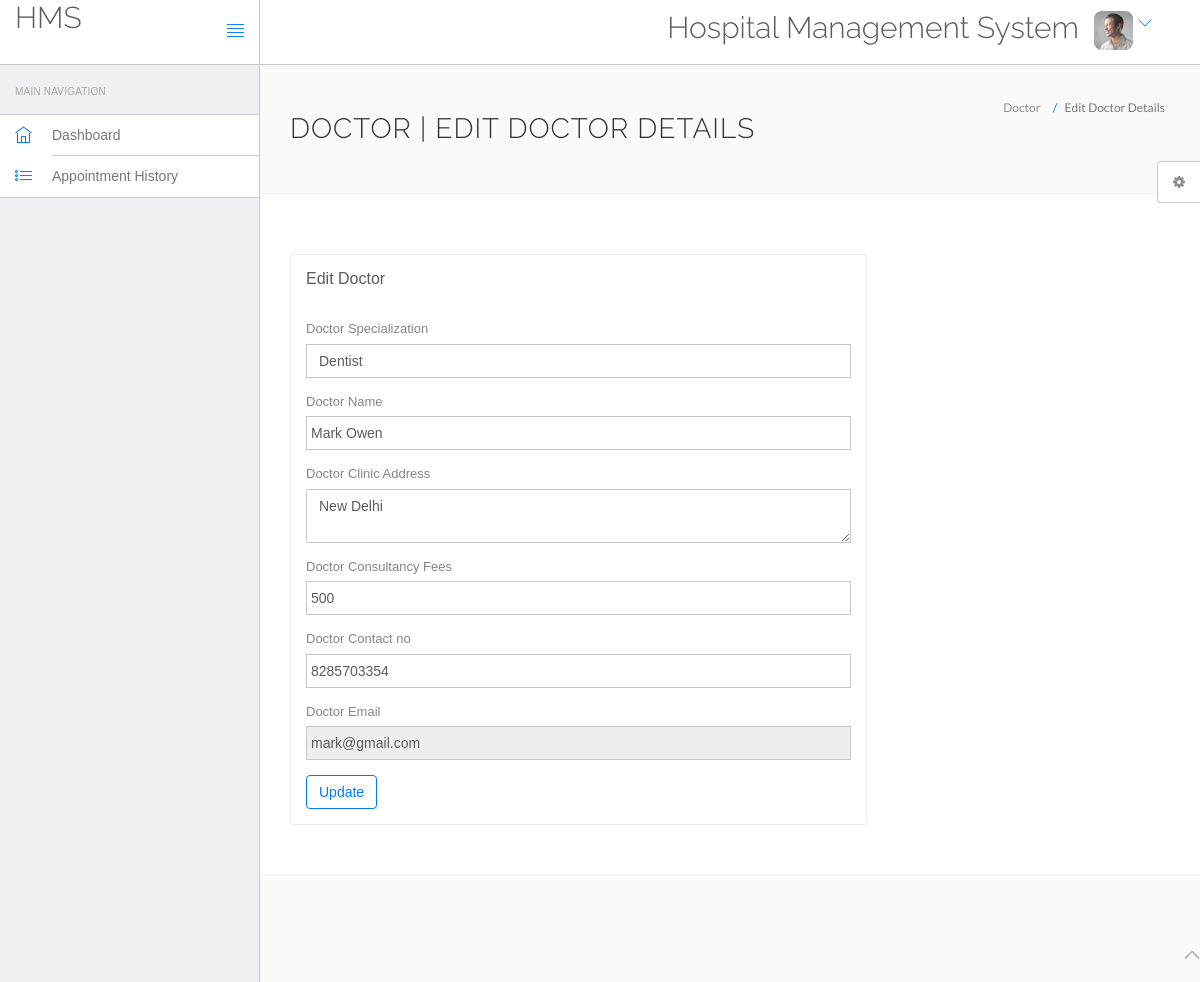
The app's page /hms/doctor/edit-profile.php (signed in) with its own data.
### tables this page shows
CREATE TABLE IF NOT EXISTS `doctors` (
  `id` int(11) NOT NULL,
  `specilization` varchar(255) NOT NULL,
  `doctorName` varchar(255) NOT NULL,
  `address` longtext NOT NULL,
  `docFees` varchar(255) NOT NULL,
  `contactno` bigint(11) NOT NULL,
  `docEmail` varchar(255) NOT NULL,
  `password` varchar(255) NOT NULL,
  `creationDate` timestamp NOT NULL DEFAULT CURRENT_TIMESTAMP,
  `updationDate` varchar(255) NOT NULL
);

### hms/doctor/edit-profile.php (the view, shortened to what this page needs)
<?php
include('include/config.php');
?>
<!DOCTYPE html>
<html lang="en">
	<head>
		<link rel="stylesheet" href="vendor/bootstrap/css/bootstrap.min.css">
		<link rel="stylesheet" href="vendor/fontawesome/css/font-awesome.min.css">
		<link rel="stylesheet" href="vendor/themify-icons/themify-icons.min.css">
		<link href="vendor/animate.css/animate.min.css" rel="stylesheet" media="screen">
		<link href="vendor/perfect-scrollbar/perfect-scrollbar.min.css" rel="stylesheet" media="screen">
		<link href="vendor/switchery/switchery.min.css" rel="stylesheet" media="screen">
		<link href="vendor/bootstrap-touchspin/jquery.bootstrap-touchspin.min.css" rel="stylesheet" media="screen">
		<link href="vendor/select2/select2.min.css" rel="stylesheet" media="screen">
		<link href="vendor/bootstrap-datepicker/bootstrap-datepicker3.standalone.min.css" rel="stylesheet" media="screen">
		<link href="vendor/bootstrap-timepicker/bootstrap-timepicker.min.css" rel="stylesheet" media="screen">
		<link rel="stylesheet" href="assets/css/styles.css">
		<link rel="stylesheet" href="assets/css/plugins.css">
		<link rel="stylesheet" href="assets/css/themes/theme-1.css" id="skin_color" />
	</head>
	<body>
		<div id="app">
<?php include('include/sidebar.php');?>
			<div class="app-content">
				<?php include('include/header.php');?>
				<div class="main-content" >
					<div class="wrap-content container" id="container">
						<section id="page-title">
							<div class="row">
								<div class="col-sm-8">
									<h1 class="mainTitle">Doctor | Edit Doctor Details</h1>
																	</div>
								<ol class="breadcrumb">
									<li>
										<span>Doctor</span>
									</li>
									<li class="active">
										<span>Edit Doctor Details</span>
									</li>
								</ol>
							</div>
						</section>
						<div class="container-fluid container-fullw bg-white">
							<div class="row">
								<div class="col-md-12">
									<div class="row margin-top-30">
										<div class="col-lg-8 col-md-12">
											<div class="panel panel-white">
												<div class="panel-heading">
													<h5 class="panel-title">Edit Doctor</h5>
												</div>
												<div class="panel-body">
									<?php $sql=mysqli_query($con,"select * from doctors where docEmail='".$_SESSION['dlogin']."'");
while($data=mysqli_fetch_array($sql))
{
?>
													<form role="form" name="adddoc" method="post" onSubmit="return valid();">
														<div class="form-group">
															<label for="DoctorSpecialization">
																Doctor Specialization
															</label>
							<select name="Doctorspecialization" class="form-control" required="required">
					<option value="<?php echo htmlentities($data['specilization']);?>">
					<?php echo htmlentities($data['specilization']);?></option>
															</select>
														</div>
<div class="form-group">
															<label for="doctorname">
																 Doctor Name
															</label>
	<input type="text" name="docname" class="form-control" value="<?php echo htmlentities($data['doctorName']);?>" >
														</div>
<div class="form-group">
															<label for="address">
																 Doctor Clinic Address
															</label>
					<textarea name="clinicaddress" class="form-control"><?php echo htmlentities($data['address']);?></textarea>
														</div>
<div class="form-group">
															<label for="fess">
																 Doctor Consultancy Fees
															</label>
		<input type="text" name="docfees" class="form-control" required="required"  value="<?php echo htmlentities($data['docFees']);?>" >
														</div>
<div class="form-group">
									<label for="fess">
																 Doctor Contact no
															</label>
					<input type="text" name="doccontact" class="form-control" required="required"  value="<?php echo htmlentities($data['contactno']);?>">
														</div>
<div class="form-group">
									<label for="fess">
																 Doctor Email
															</label>
					<input type="email" name="docemail" class="form-control"  readonly="readonly"  value="<?php echo htmlentities($data['docEmail']);?>">
														</div>
														<?php } ?>
														<button type="submit" name="submit" class="btn btn-o btn-primary">
															Update
														</button>
													</form>
												</div>
											</div>
										</div>
											</div>
										</div>
								</div>
					</div>
				</div>
			</div>
	<?php include('include/footer.php');?>
	<?php include('include/setting.php');?>
		</div>
	</body>
</html>

### hms/doctor/assets/css/themes/theme-1.css (style rules this page uses)
body { background: #FAFAFA; }

### records on screen
doctors: Doctorspecialization "Dentist", docname "Mark Owen", clinicaddress "New Delhi", docfees "500", doccontact "8285703354", docemail "mark@gmail.com"
